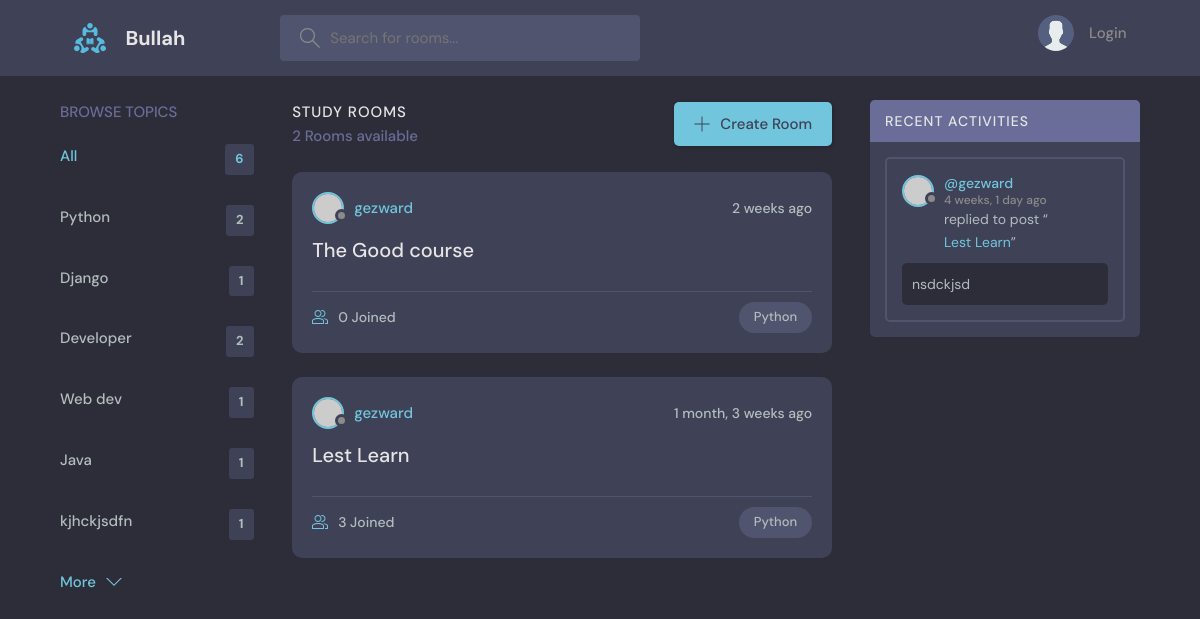
Page /?q=Python on the committed database.
### base/models.py (models this page shows, shortened)
class Topic(models.Model):
    name = models.CharField(max_length=2000, null=True)

class Room(models.Model):
    host = models.ForeignKey(User, on_delete=models.SET_NULL, null=True)
    topic = models.ForeignKey(Topic, on_delete=models.SET_NULL, null=True)
    name = models.CharField(max_length=200, null=True)
    description = models.TextField(null=True, blank=True)
    participants = models.ManyToManyField(User, related_name='participants', blank=True)
    updated = models.DateTimeField(auto_now=True)
    created = models.DateTimeField(auto_now_add=True)
    class Meta:
        ordering = ['-updated', '-created']
    def __str__(self):
        return self.name

class Message(models.Model):
    user = models.ForeignKey(User, on_delete=models.CASCADE)
    room = models.ForeignKey(Room, on_delete=models.CASCADE)
    body = models.TextField(null=True)
    updated = models.DateTimeField(auto_now=True, null=True)
    created = models.DateTimeField(auto_now_add=True, null=True)
    class Meta:
        ordering = ['-updated', '-created']

### base/views.py (the view)
# urls.py: path('', views.home, name='home'),
def home(request):
    q = request.GET.get('q') if request.GET.get('q') is not None else ''
    rooms = Room.objects.filter(
        Q(topic__name__icontains=q) |
        Q(name__icontains=q) |
        Q(description__icontains=q)
    )
    topics = Topic.objects.all()
    room_count = rooms.count()
    room_messages = Message.objects.filter(Q(room__topic__name__icontains=q))
    context = {'rooms': rooms, 'topics': topics,
               'room_count': room_count, 'room_messages': room_messages}
    return render(request, 'base/home.html', context)

### base/templates/base/home.html (shortened to what this page needs)
{% extends 'main.html' %}
{% block content %}
    <main class="layout layout--3">
        <div class="container">
            {% include 'base/topics_component.html' %}
            <div class="roomList">
                <div class="roomList__header">
                    <div>
                        <h2>Study Rooms</h2>
                        <p>{{ room_count }} Rooms available</p>
                    </div>
                    <a class="btn btn--main" href="{% url 'create-room' %}">
                        <svg version="1.1" xmlns="http://www.w3.org/2000/svg" width="32" height="32"
                             viewBox="0 0 32 32">
                            <title>add</title>
                            <path
                                    d="M16.943 0.943h-1.885v14.115h-14.115v1.885h14.115v14.115h1.885v-14.115h14.115v-1.885h-14.115v-14.115z">
                            </path>
                        </svg>
                        Create Room
                    </a>
                </div>
                {% include 'base/feeds_component.html' %}
            </div>
            {% include 'base/activity_component.html' %}
        </div>
    </main>
{% endblock content %}

### base/templates/base/topics_component.html
<div class="topics">
    <div class="topics__header">
        <h2>Browse Topics</h2>
    </div>
    <ul class="topics__list">
        <li>
            <a href="{% url 'home' %}" class="active">All <span>{{ topics.count }}</span></a>
        </li>
        {% for topic in topics %}
            <li>
                <a href="{% url 'home' %}?q={{ topic.name }}">{{ topic.name }} <span>{{ topic.room_set.all.count }}</span></a>
            </li>
        {% endfor %}
    </ul>
    <a class="btn btn--link" href="topics.html">
        More
        <svg version="1.1" xmlns="http://www.w3.org/2000/svg" width="32" height="32" viewBox="0 0 32 32">
            <title>chevron-down</title>
            <path d="M16 21l-13-13h-3l16 16 16-16h-3l-13 13z"></path>
        </svg>
    </a>
</div>

### base/templates/base/feeds_component.html (shortened to what this page needs)
{% for room in rooms %}
    <div class="roomListRoom">
        <div class="roomListRoom__header">
            <a href="{% url 'user-profile' room.host.id %}" class="roomListRoom__author">
                <div class="avatar avatar--small">
                    <img src="https://randomuser.me/api/portraits/women/11.jpg"/>
                </div>
                <span>{{ room.host.username }}</span>
            </a>
            <div class="roomListRoom__actions">
                <span>{{ room.created | timesince }} ago</span>
            </div>
        </div>
        <div class="roomListRoom__content">
            <a href="{% url 'room' room.id %}">{{ room.name }}</a>
        </div>
        <div class="roomListRoom__meta">
            <a href="{% url 'room' room.id %}" class="roomListRoom__joined">
                {{ room.participants.all.count }} Joined
            </a>
            <p class="roomListRoom__topic">{{ room.topic.name }}</p>
        </div>
    </div>
{% endfor %}

### base/templates/base/activity_component.html (shortened to what this page needs)
<div class="activities">
    <div class="activities__header">
        <h2>Recent Activities</h2>
    </div>
    {% for message in room_messages %}
        <div class="activities__box">
            <div class="activities__boxHeader roomListRoom__header">
                <a href="{% url 'user-profile' message.user.id %}" class="roomListRoom__author">
                    <div class="avatar avatar--small">
                        <img src="https://randomuser.me/api/portraits/women/11.jpg"/>
                    </div>
                    <p>
                        @{{ message.user }}
                        <span>{{ message.created|timesince }} ago</span>
                    </p>
                </a>
            </div>
            <div class="activities__boxContent">
                <p>replied to post “<a href="{% url 'room' message.room.id %}">{{ message.room}}</a>”</p>
                <div class="activities__boxRoomContent">
                    {{ message.body }}
                </div>
            </div>
        </div>
    {% endfor %}
</div>

### rows in the picture
Topic: name "Python", room_set.all.count "2"
Topic: name "Django", room_set.all.count "1"
Topic: name "Developer", room_set.all.count "2"
Topic: name "Web dev", room_set.all.count "1"
Topic: name "Java", room_set.all.count "1"
Topic: name "kjhckjsdfn", room_set.all.count "1"
Room: host.username "gezward", created "2 weeks", name "The Good course", participants.all.count "0", topic.name "Python"
Room: host.username "gezward", created "1 month, 3 weeks", name "Lest Learn", participants.all.count "3", topic.name "Python"
Message: user "gezward", created "4 weeks, 1 day", room "Lest Learn", body "nsdckjsd"

### other values in the picture
{{ topics.count }} "6"
{{ room_count }} "2"
